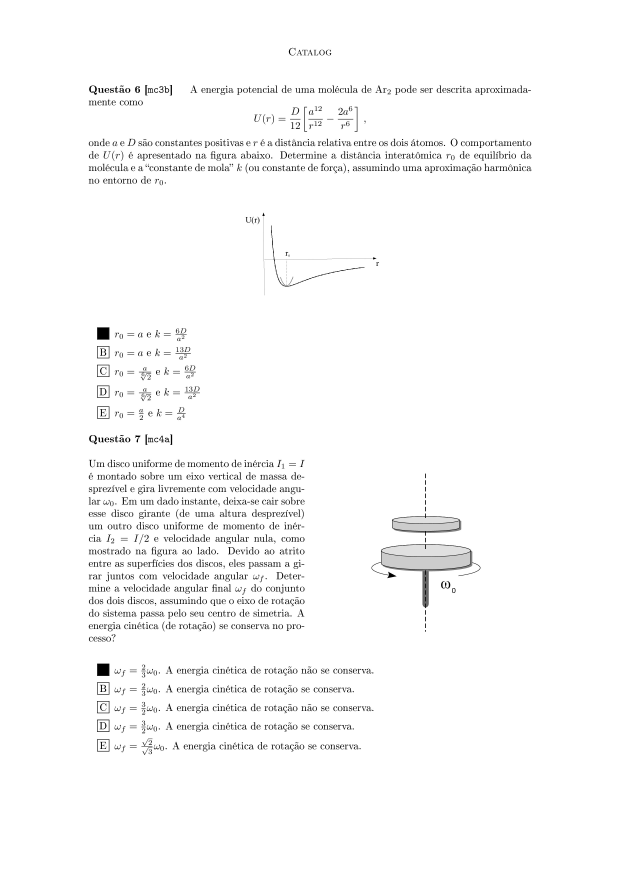
#> input picture OpenCV-Tests/data/splitted_pages-jpg/output-003.jpg, 2480 x 3508 px (shown at 1/4 size)
$ python split_euf_mult.py
#> lines starting #> are read from the running program, lines starting #| are printed output that depends on the picture
import cv2 as cv
import numpy as np

def searchImg(haystack_img, needle_img, threshold):
    result = cv.matchTemplate(haystack_img, needle_img, cv.TM_CCOEFF_NORMED)

    threshold = 0.7
    locations = np.array(np.where(result >= threshold))

    # Filtering for when it gets the same square multiple times
    height = needle_img.shape[0]
    diffs = np.diff(locations[0])
    indices = np.where(diffs > height)[0]
    selected_indices = np.concatenate(([0], indices+1))
    locations = locations[:, selected_indices]

    locations = list(zip(*locations[::-1]))

    return locations


haystack_img = cv.imread("data/splitted_pages-jpg/output-003.jpg", cv.IMREAD_UNCHANGED)
#> haystack_img is the input picture: shape (3508, 2480); min 0, max 255, mean 249.7
haystack_width = haystack_img.shape[1]
#> haystack_width = 2480
haystack_height = haystack_img.shape[0]
#> haystack_height = 3508

needle_img = cv.imread("data/Black_square.jpg", cv.IMREAD_UNCHANGED)
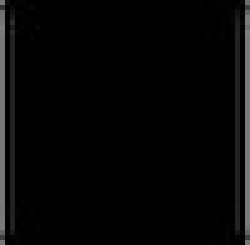
#> input picture OpenCV-Tests/data/Black_square.jpg, 50 x 49 px (shown 5 times larger)
#> needle_img is the input picture: shape (49, 50, 3); min 0, max 127, mean 6.1
needle_img = cv.cvtColor(needle_img, cv.COLOR_BGRA2BGR)
needle_height = needle_img.shape[0]
#> needle_height = 49
needle_width = needle_img.shape[1]
#> needle_width = 50

questao_img = cv.imread("data/Questao.jpg", cv.IMREAD_UNCHANGED)
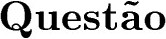
#> input picture OpenCV-Tests/data/Questao.jpg, 166 x 39 px
#> questao_img is the input picture: shape (39, 166, 3); min 0, max 255, mean 194.6
questao_img = cv.cvtColor(questao_img, cv.COLOR_BGRA2BGR)

locations_black_square = np.array(searchImg(haystack_img, needle_img, 0.7))
#> (the run stopped early here; a loop or call above may not have finished)
